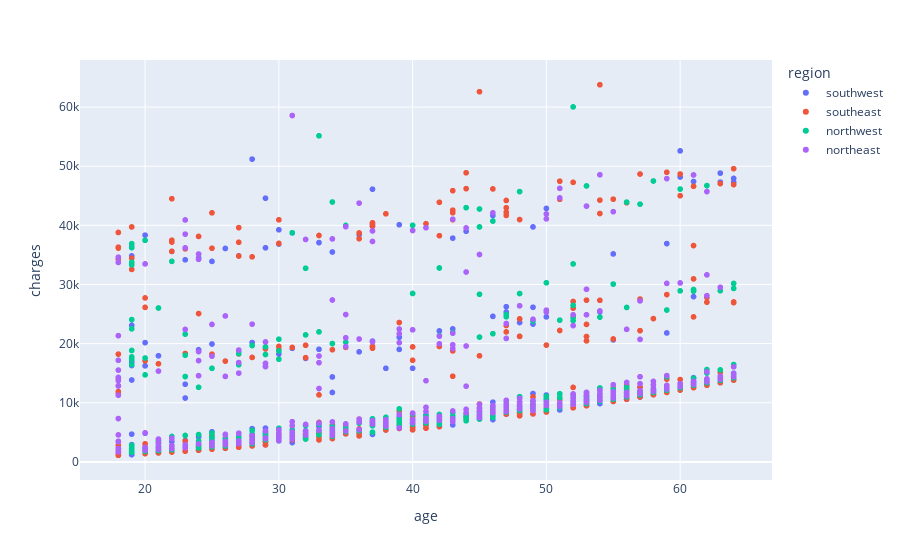

The notebook cell this image was saved under:
### Code cell
px.scatter(df, x='age', y='charges',
           color='region')

### Figure 1 — Plotly figure (JSON) as saved in the notebook; plotly's stock layout.template omitted (floating-point values rounded to 4 significant figures; data arrays with more than 128 entries replaced by an {"elided": "..."} marker saying what was removed)
{"data": [{"hovertemplate": "region=southwest<br>age=%{x}<br>charges=%{y}<extra></extra>", "legendgroup": "southwest", "marker": {"color": "#636efa", "symbol": "circle"}, "mode": "markers", "name": "southwest", "showlegend": true, "type": "scattergl", "x": {"elided": "325 int values"}, "xaxis": "x", "y": {"elided": "325 float values"}, "yaxis": "y"}, {"hovertemplate": "region=southeast<br>age=%{x}<br>charges=%{y}<extra></extra>", "legendgroup": "southeast", "marker": {"color": "#EF553B", "symbol": "circle"}, "mode": "markers", "name": "southeast", "showlegend": true, "type": "scattergl", "x": {"elided": "364 int values"}, "xaxis": "x", "y": {"elided": "364 float values"}, "yaxis": "y"}, {"hovertemplate": "region=northwest<br>age=%{x}<br>charges=%{y}<extra></extra>", "legendgroup": "northwest", "marker": {"color": "#00cc96", "symbol": "circle"}, "mode": "markers", "name": "northwest", "showlegend": true, "type": "scattergl", "x": {"elided": "325 int values"}, "xaxis": "x", "y": {"elided": "325 float values"}, "yaxis": "y"}, {"hovertemplate": "region=northeast<br>age=%{x}<br>charges=%{y}<extra></extra>", "legendgroup": "northeast", "marker": {"color": "#ab63fa", "symbol": "circle"}, "mode": "markers", "name": "northeast", "showlegend": true, "type": "scattergl", "x": {"elided": "324 int values"}, "xaxis": "x", "y": {"elided": "324 float values"}, "yaxis": "y"}], "layout": {"legend": {"title": {"text": "region"}, "tracegroupgap": 0}, "margin": {"t": 60}, "xaxis": {"anchor": "y", "domain": [0, 1], "title": {"text": "age"}}, "yaxis": {"anchor": "x", "domain": [0, 1], "title": {"text": "charges"}}}}
